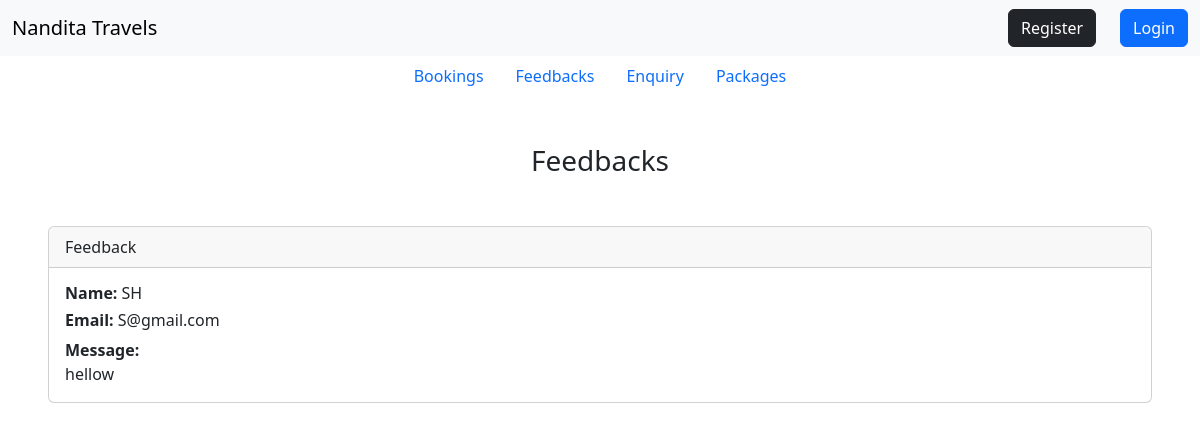
Before: /dashfeedback/ with the older database file.
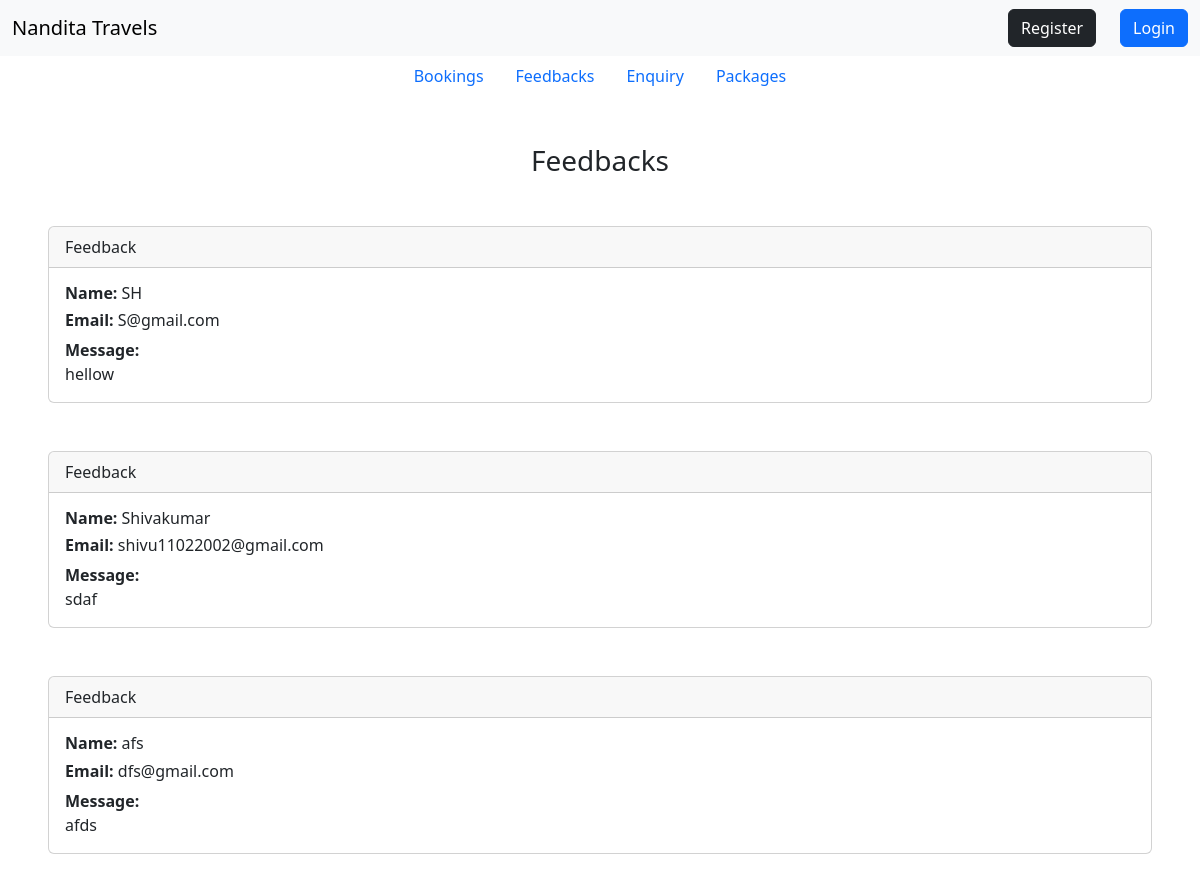
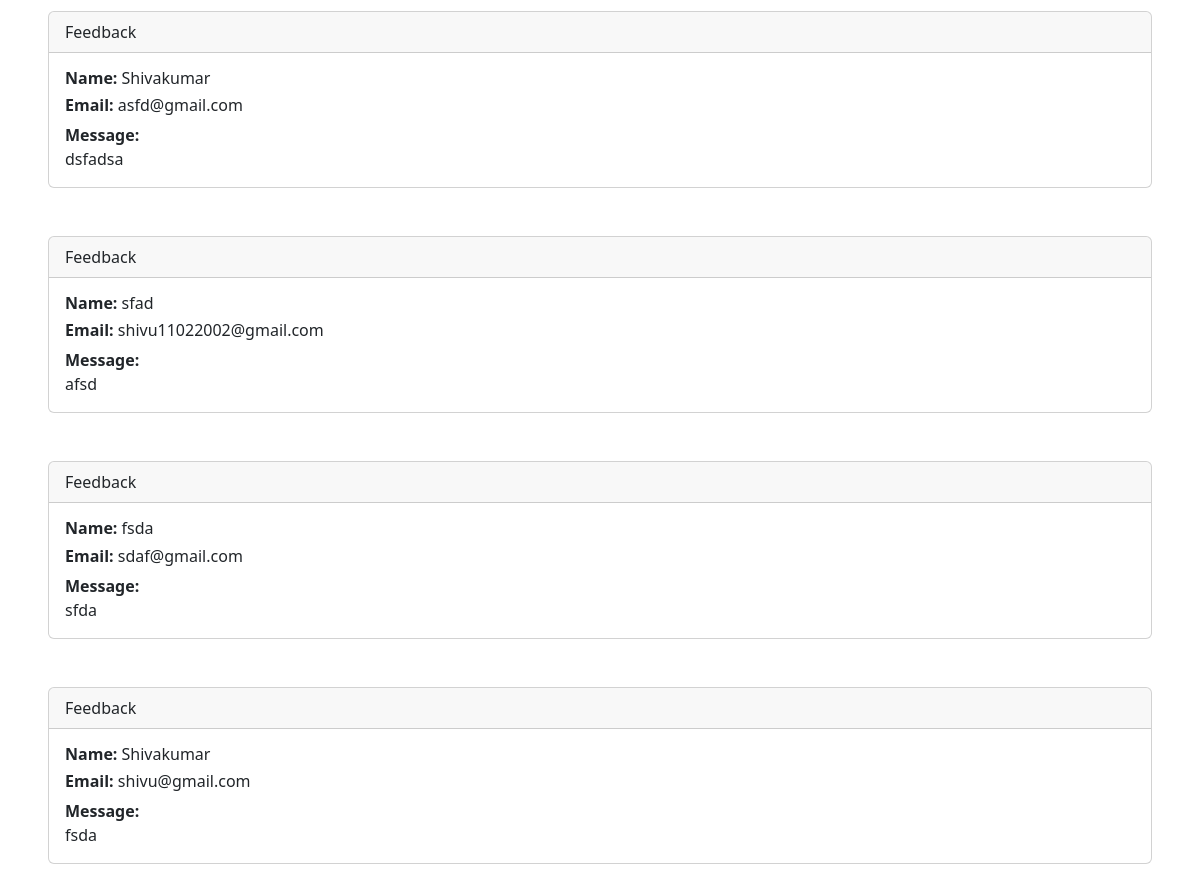
After: the same page with the newer database file (2 pictures, top to bottom).
### home/models.py (models this page shows, shortened)
class Feedback(models.Model):
    name = models.CharField(max_length=100, blank=False)
    email = models.EmailField(blank=False)
    message = models.TextField(blank = False)

### home/views.py (the view)
# urls.py: path('dashfeedback/', views.Dashfeedback, name='dashfeedback'),
def Dashfeedback(request):
    feeds = Feedback.objects.all()
    return render(request, 'dashfeed.html', {'feeds':feeds})

### template/dashfeed.html
{% extends 'dash.html' %}
{%  block dash %}
<div class="h3 my-5 text-center">Feedbacks</div>
{% for i in feeds %}
<div class="card m-5">
    <div class="card-header">
      Feedback
    </div>
    <div class="card-body">
      <h6 class="card-title"><b>Name: </b> {{i.name}}</h6>
      <h6 class="card-title"><b>Email: </b> {{i.email}}</h6>
      <p class="card-text"><b>Message: <br></b>{{i.message}}</p>
    </div>
  </div>
  {% endfor %}
{% endblock %}

Changed rows visible on the page:
added Feedback: name "Shivakumar", email "shivu11022002@gmail.com", message "sdaf"
added Feedback: name "afs", email "dfs@gmail.com", message "afds"
added Feedback: name "Shivakumar", email "asfd@gmail.com", message "dsfadsa"
added Feedback: name "sfad", email "shivu11022002@gmail.com", message "afsd"
added Feedback: name "fsda", email "sdaf@gmail.com", message "sfda"
added Feedback: name "Shivakumar", email "shivu@gmail.com", message "fsda"
